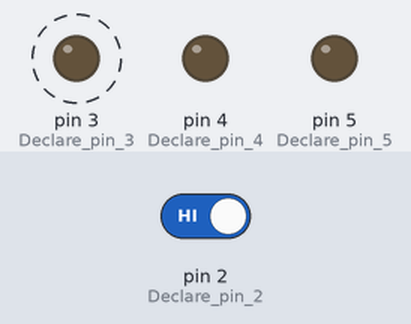
Simulated run of this sketch. Board: Arduino Uno, built with avr-gcc and run on an emulated ATmega328P. On the bench: output pins drawn as LEDs (lit = HIGH). Dashed ring = blinking. The inputs (shaded band) are chosen by the test bench; at power-on: pin 2 (Declare_pin_2) HIGH.

Above: at 1.8 s.
1.9 s: pin 2 (Declare_pin_2) driven LOW
At 5.4 s:
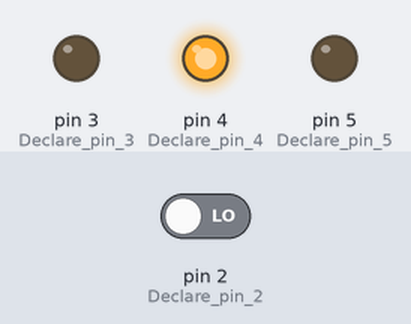
At 6.2 s:
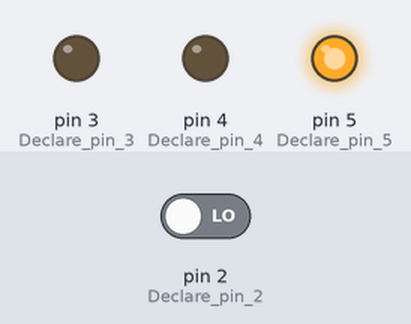
6.5 s: pin 2 (Declare_pin_2) driven HIGH
At 8.9 s:
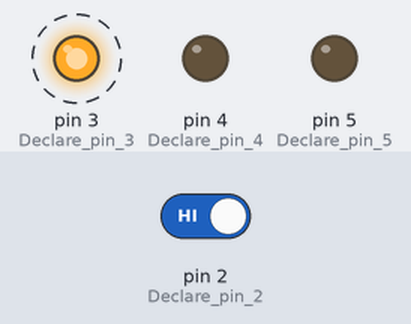
Timing chart, 0 to 15.5 s (numbered marks = the images above; inputs shaded):
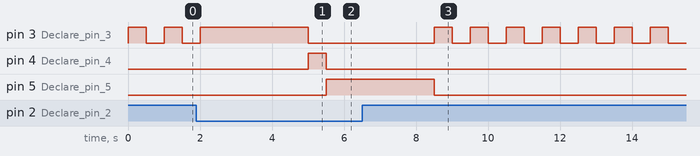

The sketch:

Lesson3_V5.ino
```cpp
void setup() {
    // set the LED pins as outputs
    pinMode(2, INPUT);  // Declare pin 2 (button) as input
    pinMode(3, OUTPUT); // Declare pin 3 (gren LED) as output
    pinMode(4, OUTPUT); // Declare pin 4 (yellow LED) as output
    pinMode(5, OUTPUT); // Declare pin 5 (red LED) as output
}

void loop() {
    if (digitalRead(2) == LOW)
    {
      digitalWrite(3, HIGH); // Turn the green LED on pin 3 ON
      digitalWrite(4, LOW);  // Turn the yellow LED on pin 4 OFF
      digitalWrite(5, LOW);  // Turn the red LED on pin 5 OFF
      delay(3000);           // Wait for 3 seconds

      digitalWrite(3, LOW);  // Turn the green LED on pin 3 OFF
      digitalWrite(4, HIGH); // Turn the yellow LED on pin 4 ON
      digitalWrite(5, LOW);  // Turn the red LED on pin 5 OFF
      delay(500);            // Wait half a second

      digitalWrite(3, LOW);  // Turn the green LED on pin 3 OFF
      digitalWrite(4, LOW);  // Turn the yellow LED on pin 4 OFF
      digitalWrite(5, HIGH); // Turn the red LED on pin 5 ON
      delay(3000);           // Wait for 3 seconds
    }

    if (digitalRead(2) == HIGH) // If the button is pressed
    {
      digitalWrite(3, HIGH);    // Turn the green LED on pin 3 ON
      digitalWrite(4, LOW);     // Turn the yellow LED on pin 4 OFF
      digitalWrite(5, LOW);     // Turn the red LED on pin 5 OFF
      delay(500);               // Wait half a second
      digitalWrite(3, LOW);     // Turn the green LED on pin 3 OFF
      delay(500);               // Wait half a second
    }
}
```

Measured:
- after the input at 1.9 s, pin 4 (Declare_pin_4): LOW → HIGH after 3.1 s, → LOW 0.50 s later; pin 5 (Declare_pin_5): LOW → HIGH after 3.6 s
- after the input at 6.5 s, pin 4 (Declare_pin_4): stays LOW (without the input it goes to HIGH after 5.0 s); pin 5 (Declare_pin_5): goes on until 8.5 s, then stays LOW
- by itself, pin 3 (Declare_pin_3): alternates HIGH for 0.50 s and LOW for 0.50 s
